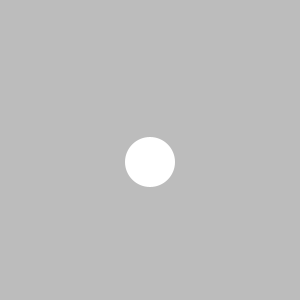
Frame 1 (no input)
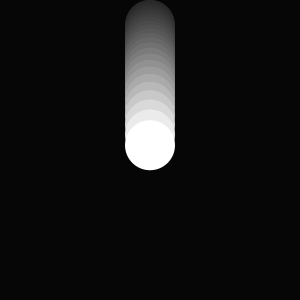
Frame 60 (the mouse pressed at the canvas centre just before this capture)
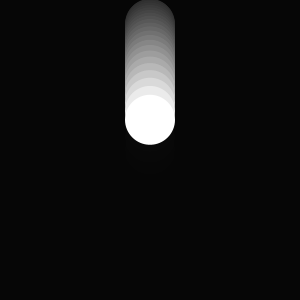
Frame 120 (the mouse held since frame 60 and released just before this capture)

The Processing sketch that drew these frames (run headless with seeded random() and noise(); from frame 60 on, the mouse is pressed at the canvas centre):

// Processing sketch: sketch_200327l
// ── sketch_200327l.pde
float y = 150;
float s = 0.8;

void setup()
{
  size(300, 300);
  smooth();
  noStroke();
}

void draw()
{
  fill(0, 20);
  rect(0, 0, width, height);
  float gravity = abs(y*0.1);
  y += s*gravity;
  
  if((y>height-25 && s>0)||(y<25 && s<0))
  {
    s = -s;
  }
  
  fill(255);
  ellipse(150, y, 50, 50);
}
